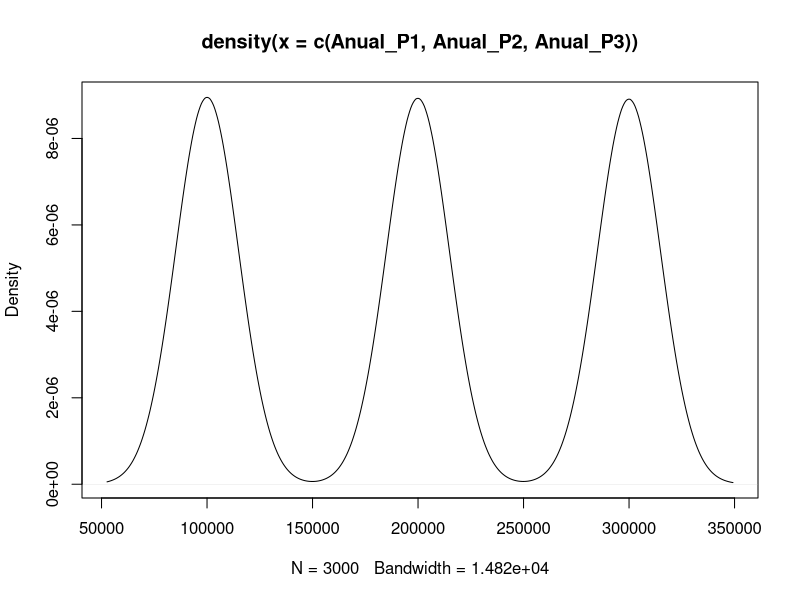

Write the R code that produced this figure.

#Ejemplo de un modelo numérico generalizado para un N suf. grande de personas en el modelo

#Tenemos 1000 personas dentro de nuestro modelo
#Sea X la variable aleatoria que representa el valor de una casa
set.seed(0834050280)
X<-rnorm(1000,1E6,1E6/2)

#Sea W la variable aleatoria que represeta la edad de fallecimiento de una persona
X<-rpois(1000,75)

#Sea I la edad de ingreso de una persona al programa (nota, a futuro y con suficiente tiempo
#Se puede calcular como la edad prmedio de permanencia en el programa)
I<-rpois(1000,63)

#Se busca la VA de permanencia como la resta de dichas VA's, para efectos prácticos
#Se debe hacer la resta de las VA's  X-I, sin embargo no debemos colocarlo
#explícitamente (Perm<-X-I), ya que en unos pocos casos podría dar valores negativos
#en su lugar se debe desarrollar la teoría para ver la resta de las distribuciones
#Para este caso es sencillo, pues es resta de Poissones
Perm<-rpois(1000,75-63)

#Buscamos también la distribución del costo promedio Anual_P1. Si el ejercicio se pasa a
#mensual, debemos reescribir la variable Perm en función de los meses, análogaente para semanas, etc.
#Se trabajará con una dist. gamma debido a sus bonitas propiedades (también se puede
#usar una Beta ajustada, pero en realidad se debe obtener de muestras reales)
#Simularemos más escenarios para los distintos planes

Anual_P1<-rgamma(1000,30000,.1)

Anual_P2<-rgamma(1000,20000,.1)

Anual_P3<-rgamma(1000,10000,.1)

#Veamos la gráfica de los tres planes

plot(density(c(Anual_P1,Anual_P2,Anual_P3)))

#####################################
#Siendo este el caso, veamos los gastos que implica esta operación:
Costo<-Perm*Anual_P1
#Veamos un pequeño resumen
summary(Costo)
#De ser este el caso, el costo de las viviendas deberían rondar los 3,6M
#####################################

#Suponemos que la tasa de crecimiento del costo de la vivienda es X% Anual_P1
#Suponemos que el costo de los medicamentos/equipo/salario de quien los atiende, etc crece X% Anual_P1
#Y suponemos que nuestra población aumenta su edad de supervivencia con una tasa X% Anual_P1

#Digamos que se distribuye como una Normal, solo para ejemplificar.
#Estos números pueden ser obtenidos con modelos predictivos, no necesariamente con
#variables aleatorias
#Entonces debemos añadir ponderadores a nuestro modelo:
#Pero cuántos años debemos predecir?, pues la de la persona con mayor permanencia +1
Max_perm<-max(Perm)
Pond_Vivienda<-rnorm(Max_perm,1.11,.1)
Pond_Servicio<-rnorm(Max_perm,1.21,.15)
Pond_Superv<-rnorm(Max_perm,1.05,.04)
#Estos resultados serán combinados en un ponderador final
Pond_Fin<-Pond_Vivienda*Pond_Servicio*Pond_Superv

#Siendo así, ya tenemos nuestro modelo listo

#Primero veamos cuánto costará la persona 1.
Costo1<-sum(Anual_P1[1]*Pond_Fin[1:Perm[1]])

#Repliquemos para nuestras 1000 personas
Costo<-purrr::map_dbl(1:1000,~sum(Anual_P1[.x]*Pond_Fin[1:Perm[.x]]))
Costos<-data.frame(Persona=1:1000,Perm=Perm,Costo=Costo)
#Para sacar el valor presente, debemos dividir entre el Pond_Vivienda por cada año
#Para el primer cliente:
Valor_Presente1<-sum(Anual_P1[1]*(Pond_Fin/Pond_Vivienda)[1:Perm[1]])

VP_Costos<-purrr::map_dbl(Perm,~sum(Anual_P1[.x]*(Pond_Fin/Pond_Vivienda)[1:Perm[.x]]))

Costos<-cbind(Costos,data.frame(Valor_Presente_Costos=VP_Costos))
#Sabemos que el costo de una vivienda es de 1M en promedio
#que los costos de tratamiento superan con creces el valor presente
summary(Costos)

#Entonces ya tenemos lo necesario para trabajar en nestro modelo


#Primero trataremos de cambiar los parámetros de Permanencia y de costo de la vivienda

#Después añadiremos una distribución para el valor de las casas

#Finalmente veremos como calcular un caso particular
